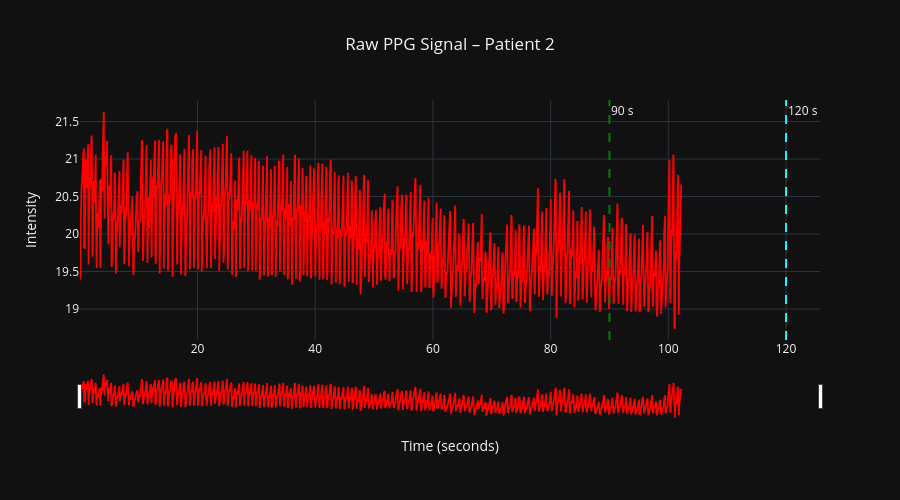

Notebook code cell kept with this figure:
### Code cell
import cv2
import numpy as np
import time
import pandas as pd
import plotly.graph_objects as go
import os

# =============================
# PATIENT DETAILS
# =============================
patient_name = input("Enter Patient Name: ")
patient_id = input("Enter Patient ID: ")

# =============================
# CONFIGURATION
# =============================
CAMERA_INDEX = 2
WARMUP_SECONDS = 5
SIGNAL_90 = 90
SIGNAL_120 = 120
STOP_AT = 150

# ✅ SAVE LOCATION
BASE_PATH = r"B:\College\C_Codes\College\SEM_8\AF Detection"
CAPTURE_DIR = BASE_PATH + r"\Capturing"
os.makedirs(CAPTURE_DIR, exist_ok=True)

OUTPUT_FILE = CAPTURE_DIR + fr"\PPG_{patient_id}.csv"

# =============================
# VIDEO CAPTURE
# =============================
cap = cv2.VideoCapture(CAMERA_INDEX)

if not cap.isOpened():
    print("❌ Cannot open camera")
    exit()

cap.set(cv2.CAP_PROP_FRAME_WIDTH, 320)
cap.set(cv2.CAP_PROP_FRAME_HEIGHT, 240)

print("\n✅ Camera opened successfully")
print("📹 Place finger on camera & stay still")
print(f"⏳ First {WARMUP_SECONDS} seconds will be ignored\n")

ppg_signal = []
timestamps = []

start_time = time.time()
frame_count = 0
flag_90 = False
flag_120 = False

while True:
    ret, frame = cap.read()
    if not ret:
        break

    elapsed = time.time() - start_time

    # Convert to RGB
    rgb = cv2.cvtColor(frame, cv2.COLOR_BGR2RGB)
    green = rgb[:, :, 1]
    ppg_value = np.mean(green)

    # =============================
    # VALID RECORDING (after warmup)
    # =============================
    if elapsed > WARMUP_SECONDS:
        valid_time = elapsed - WARMUP_SECONDS
        ppg_signal.append(ppg_value)
        timestamps.append(valid_time)
        frame_count += 1

        if valid_time >= SIGNAL_90 and not flag_90:
            print("🟢 90 seconds reached: Minimum data collected")
            flag_90 = True

        if valid_time >= SIGNAL_120 and not flag_120:
            print("🟢 120 seconds reached: Recommended data collected")
            flag_120 = True

    # =============================
    # DISPLAY TEXT ON FRAME
    # =============================
    cv2.putText(frame, f"Time: {elapsed:.1f}s",
                (10, 30), cv2.FONT_HERSHEY_SIMPLEX, 0.8, (0, 255, 0), 2)

    cv2.putText(frame, f"Patient: {patient_name}",
                (10, 60), cv2.FONT_HERSHEY_SIMPLEX, 0.6, (255, 255, 255), 2)

    cv2.imshow("Live PPG Capture (Press Q to stop)", frame)

    if elapsed >= STOP_AT:
        print("\n🔴 150 seconds reached: Recording stopped automatically")
        break

    if cv2.waitKey(1) & 0xFF == ord('q'):
        print("\n⏹ Recording stopped manually")
        break

cap.release()
cv2.destroyAllWindows()

# =============================
# SAMPLING RATE
# =============================
if len(timestamps) > 1:
    duration = timestamps[-1] - timestamps[0]
    sampling_rate = frame_count / duration
else:
    sampling_rate = 0

print(f"\n📊 Effective Sampling Rate: {sampling_rate:.2f} Hz")

# =============================
# SAVE TO CSV (✅ NEW LOCATION)
# =============================
df = pd.DataFrame({
    "patient_name": patient_name,
    "patient_id": patient_id,
    "time_sec": timestamps,
    "ppg_raw": ppg_signal
})

df.to_csv(OUTPUT_FILE, index=False)
print(f"✅ Raw PPG saved at:\n{OUTPUT_FILE}")

# =============================
# INTERACTIVE PLOTLY VISUALIZATION
# =============================
fig = go.Figure()

fig.add_trace(
    go.Scatter(
        x=df["time_sec"],
        y=df["ppg_raw"],
        mode="lines",
        name="Raw PPG (Green Channel)",
        line=dict(color="red", width=1.8)
    )
)

fig.update_layout(
    title=dict(
        text=f"Raw PPG Signal – Patient {patient_id}",
        x=0.5
    ),
    xaxis=dict(
        title="Time (seconds)",
        rangeslider=dict(visible=True),
        type="linear"
    ),
    yaxis=dict(title="Intensity"),
    template="plotly_dark",
    height=500
)

fig.add_vline(x=90,  line_dash="dash", line_color="green", annotation_text="90 s")
fig.add_vline(x=120, line_dash="dash", line_color="cyan",  annotation_text="120 s")

fig.show()

### Figure 1 — Plotly figure (JSON) as saved in the notebook; plotly's stock layout.template omitted (floating-point values rounded to 4 significant figures; data arrays with more than 128 entries replaced by an {"elided": "..."} marker saying what was removed)
{"data": [{"line": {"color": "red", "width": 1.8}, "mode": "lines", "name": "Raw PPG (Green Channel)", "type": "scatter", "x": {"elided": "3062 float values"}, "y": {"elided": "3062 float values"}}], "layout": {"annotations": [{"showarrow": false, "text": "90 s", "x": 90, "xanchor": "left", "xref": "x", "y": 1, "yanchor": "top", "yref": "y domain"}, {"showarrow": false, "text": "120 s", "x": 120, "xanchor": "left", "xref": "x", "y": 1, "yanchor": "top", "yref": "y domain"}], "height": 500, "shapes": [{"line": {"color": "green", "dash": "dash"}, "type": "line", "x0": 90, "x1": 90, "xref": "x", "y0": 0, "y1": 1, "yref": "y domain"}, {"line": {"color": "cyan", "dash": "dash"}, "type": "line", "x0": 120, "x1": 120, "xref": "x", "y0": 0, "y1": 1, "yref": "y domain"}], "title": {"text": "Raw PPG Signal – Patient 2", "x": 0.5}, "xaxis": {"rangeslider": {"visible": true}, "title": {"text": "Time (seconds)"}, "type": "linear"}, "yaxis": {"title": {"text": "Intensity"}}}}
